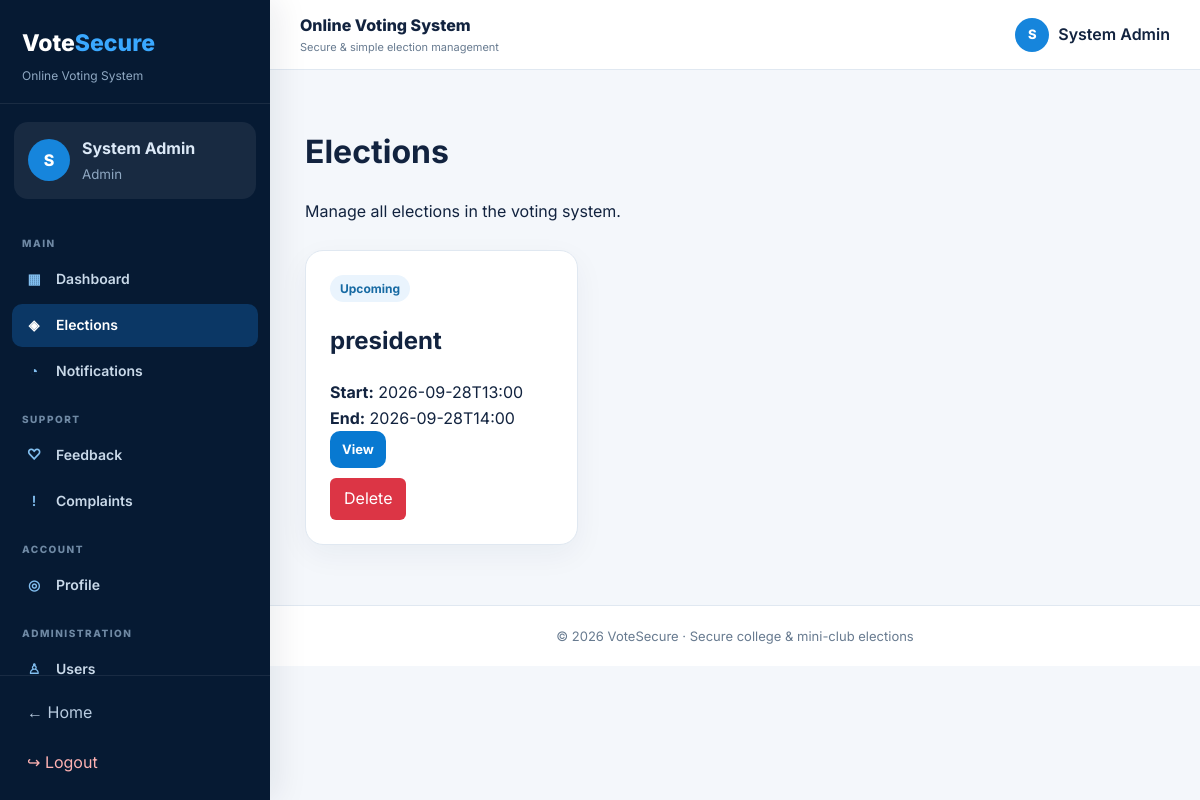
/elections (signed in), run on the app's committed database.
### tables this page shows
CREATE TABLE users(id INTEGER PRIMARY KEY AUTOINCREMENT,name TEXT NOT NULL,email TEXT UNIQUE NOT NULL,password_hash TEXT NOT NULL,role TEXT NOT NULL CHECK(role IN ('voter','candidate','admin')),phone TEXT,language TEXT DEFAULT 'English',accessibility INTEGER DEFAULT 0,is_active INTEGER DEFAULT 1,created_at TEXT NOT NULL);

CREATE TABLE elections(id INTEGER PRIMARY KEY AUTOINCREMENT,title TEXT NOT NULL,description TEXT,start_at TEXT NOT NULL,end_at TEXT NOT NULL,status TEXT NOT NULL DEFAULT 'Draft',created_by INTEGER,created_at TEXT NOT NULL,FOREIGN KEY(created_by) REFERENCES users(id));

### app.py (the view)
@app.route('/elections')
@login_required
def elections():
    rows = q(
        '''
        SELECT *
        FROM elections
        ORDER BY start_at DESC
        '''
    )
    return render_template(
        'elections.html',
        elections=rows
    )

### app.py (called while the page is built, shortened)
def get_db():
    if 'db' not in g:
        os.makedirs(
            os.path.dirname(DB_PATH),
            exist_ok=True
        )
        g.db = sqlite3.connect(DB_PATH)
        g.db.row_factory = sqlite3.Row
        g.db.execute(
            'PRAGMA foreign_keys=ON'
        )
    return g.db

def q(sql, args=(), one=False):
    cur = get_db().execute(sql, args)
    rows = cur.fetchall()
    cur.close()
    if one:
        return rows[0] if rows else None
    return rows

def login_required(fn):
    @wraps(fn)
    def wrap(*a, **kw):
        return fn(*a, **kw)
    return wrap

@app.context_processor
def common():
    unread = 0
    if session.get('user_id'):
        row = q(
            '''
            SELECT COUNT(*) AS c
            FROM notifications
            WHERE user_id=? AND is_read=0
            ''',
            (session['user_id'],),
            True
        )
        unread = row['c'] if row else 0
    current_user = None
    if session.get('user_id'):
        current_user = q(
            'SELECT * FROM users WHERE id=?',
            (session['user_id'],),
            True
        )
    return {
        'unread_notifications': unread,
        'current_user': current_user
    }

### templates/elections.html (shortened to what this page needs)
{% extends "base.html" %}
{% block content %}
<div class="page-header">
    <div>
        <h1>Elections</h1>
        <p>Manage all elections in the voting system.</p>
    </div>
</div>
<div class="grid three">
{% for e in elections %}
<article class="card election-card">
    <div class="card-top">
        <span class="badge">{{ e.status }}</span>
    </div>
    <h2>{{ e.title }}</h2>
    <div class="election-time">
        <strong>Start:</strong> {{ e.start_at }}
        <br>
        <strong>End:</strong> {{ e.end_at }}
    </div>
    <div class="card-actions">
        <a
            class="btn small"
            href="{{ url_for('election_detail', eid=e.id) }}"
        >
            View
        </a>
        <br>
        <form
            action="{{ url_for('delete_election', eid=e.id) }}"
            method="POST"
            onsubmit="return confirm('Are you sure you want to delete this election? This action cannot be undone.');"
        >
            <button
                type="submit"
                class="delete-btn"
            >
                Delete
            </button>
        </form>
    </div>
</article>
{% else %}
<div class="card empty-state">
    <h2>No Elections Found</h2>
    <p>There are currently no elections available.</p>
</div>
{% endfor %}
</div>
{% endblock %}

### templates/base.html (shortened to what this page needs)
<!doctype html>
<html lang="en">
<head>
    <link rel="stylesheet" href="{{ url_for('static', filename='css/style.css') }}">
</head>
<body>
    {% if current_user %}
        <div class="app-layout">
            <aside class="sidebar" id="sidebar">
                <div class="sidebar-brand">
                    <a href="{{ url_for('dashboard') }}" class="brand">Vote<span>Secure</span></a>
                    <p>Online Voting System</p>
                </div>
                <div class="sidebar-user">
                    <div class="avatar">{{ session.name[:1]|upper }}</div>
                    <div>
                        <strong>{{ session.name }}</strong>
                        <small>{{ session.role|capitalize }}</small>
                    </div>
                </div>
                <nav class="sidebar-nav" aria-label="Dashboard navigation">
                    <p class="nav-section-title">MAIN</p>
                    <a class="{% if request.endpoint in ['dashboard', 'voter_dashboard', 'candidate_dashboard', 'admin_dashboard'] %}active{% endif %}" href="{{ url_for('dashboard') }}">
                        <span>▦</span> Dashboard
                    </a>
                    <a class="{% if request.endpoint in ['elections', 'election_detail', 'vote', 'confirmation'] %}active{% endif %}" href="{{ url_for('elections') }}">
                        <span>◈</span> Elections
                    </a>
                    <a class="{% if request.endpoint == 'notifications' %}active{% endif %}" href="{{ url_for('notifications') }}">
                        <span>◔</span> Notifications
                    </a>
                    <p class="nav-section-title">SUPPORT</p>
                    <a class="{% if request.endpoint == 'feedback' %}active{% endif %}" href="{{ url_for('feedback') }}">
                        <span>♡</span> Feedback
                    </a>
                    <a class="{% if request.endpoint == 'complaints' %}active{% endif %}" href="{{ url_for('complaints') }}">
                        <span>!</span> Complaints
                    </a>
                    <p class="nav-section-title">ACCOUNT</p>
                    <a class="{% if request.endpoint == 'profile' %}active{% endif %}" href="{{ url_for('profile') }}">
                        <span>◎</span> Profile
                    </a>
                    {% if session.role == 'admin' %}
                        <p class="nav-section-title">ADMINISTRATION</p>
                        <a class="{% if request.endpoint == 'admin_users' %}active{% endif %}" href="{{ url_for('admin_users') }}">
                            <span>♙</span> Users
                        </a>
                    {% endif %}
                </nav>
                <div class="sidebar-bottom">
                    <a href="{{ url_for('index') }}">← Home</a>
                    <a href="{{ url_for('logout') }}" class="logout-link">↪ Logout</a>
                </div>
            </aside>
            <div class="dashboard-area">
                <header class="dashboard-topbar">
                    <div>
                        <span class="topbar-title">Online Voting System</span>
                        <small>Secure &amp; simple election management</small>
                    </div>
                    <a href="{{ url_for('profile') }}" class="topbar-profile">
                        <span class="avatar small">{{ session.name[:1]|upper }}</span>
                        <span>{{ session.name }}</span>
                    </a>
                </header>
                <main class="dashboard-content">
    {% endif %}
    {% block content %}{% endblock %}
    {% if current_user %}
                </main>
                <footer class="dashboard-footer">
                    © 2026 VoteSecure · Secure college &amp; mini-club elections
                </footer>
            </div>
        </div>
    {% else %}
        </main>
        <footer>
            © 2026 VoteSecure · Secure college &amp; mini-club elections
        </footer>
    {% endif %}
</body>
</html>

### static/css/style.css (style rules this page uses)
:root { --navy: #061a33; --blue: #0879d1; --blue-dark: #075fa5; --blue-soft: #e8f3fc; --text: #12233f; --muted: #687b90; --border: #e0e8f1; --bg: #f4f7fb; --white: #ffffff; --success: #176b3a; --danger: #a62929; }
* { box-sizing: border-box; }
html { scroll-behavior: smooth; }
body { margin: 0; font-family: Inter, Arial, sans-serif; background: var(--bg); color: var(--text); line-height: 1.6; }
a { color: var(--blue); }
button, input, select, textarea { font: inherit; }
.brand { color: var(--white); text-decoration: none; font-size: 23px; font-weight: 800; }
.brand span { color: #3aa8ff; }
.app-layout { min-height: 100vh; display: flex; }
.sidebar { width: 270px; min-width: 270px; background: #061a33; color: #dce9f7; display: flex; flex-direction: column; position: fixed; inset: 0 auto 0 0; z-index: 100; box-shadow: 8px 0 30px rgba(6, 26, 51, 0.08); }
.sidebar-brand { padding: 25px 22px 18px; border-bottom: 1px solid rgba(255, 255, 255, 0.08); }
.sidebar-brand p { margin: 4px 0 0; color: #8fa8c2; font-size: 12px; }
.sidebar-user { margin: 18px 14px; padding: 14px; border-radius: 14px; background: rgba(255, 255, 255, 0.07); display: flex; align-items: center; gap: 12px; }
.sidebar-user strong, .sidebar-user small { display: block; }
.sidebar-user small { color: #8fa8c2; margin-top: 2px; }
.avatar { width: 42px; height: 42px; border-radius: 50%; display: grid; place-items: center; flex: 0 0 auto; background: #1685dc; color: #fff; font-weight: 800; }
.avatar.small { width: 34px; height: 34px; font-size: 13px; }
.sidebar-nav { padding: 0 12px; overflow-y: auto; }
.nav-section-title { margin: 18px 10px 7px; color: #6f89a4; font-size: 10px; font-weight: 800; letter-spacing: 1.5px; }
.sidebar-nav a { display: flex; align-items: center; gap: 12px; min-height: 43px; padding: 10px 12px; margin: 3px 0; border-radius: 10px; color: #c9d9e9; text-decoration: none; font-size: 14px; font-weight: 600; transition: 0.2s ease; }
.sidebar-nav a span { width: 20px; text-align: center; color: #82bff0; }
.sidebar-nav a:hover, .sidebar-nav a.active { background: #0b3765; color: #fff; }
.sidebar-nav a.active span { color: #fff; }
.sidebar-bottom { margin-top: auto; padding: 15px; border-top: 1px solid rgba(255, 255, 255, 0.08); display: grid; gap: 7px; }
.sidebar-bottom a { color: #b9cce0; text-decoration: none; padding: 9px 12px; border-radius: 9px; }
.sidebar-bottom .logout-link { color: #ffb2b2; }
.dashboard-area { width: calc(100% - 270px); min-height: 100vh; margin-left: 270px; }
.dashboard-topbar { min-height: 70px; padding: 12px 30px; background: #fff; border-bottom: 1px solid var(--border); display: flex; align-items: center; gap: 15px; position: sticky; top: 0; z-index: 40; }
.topbar-title { display: block; font-weight: 800; color: var(--text); }
.dashboard-topbar small { display: block; color: var(--muted); font-size: 11px; }
.topbar-profile { margin-left: auto; display: flex; align-items: center; gap: 9px; color: var(--text); text-decoration: none; font-weight: 600; }
.dashboard-content { max-width: 1400px; margin: 0 auto; padding: 35px; }
.dashboard-footer { border-top: 1px solid var(--border); background: #fff; color: var(--muted); text-align: center; padding: 20px; font-size: 13px; }
footer { background: var(--navy); color: #b9c9da; text-align: center; padding: 25px; }
.hero-card, .card, .stat { background: var(--white); border: 1px solid var(--border); border-radius: 18px; padding: 24px; box-shadow: 0 10px 30px rgba(16, 46, 77, 0.05); }
.grid { display: grid; gap: 20px; margin: 25px 0; }
.grid.three { grid-template-columns: repeat(3, minmax(0, 1fr)); }
.btn { display: inline-block; border: 0; border-radius: 10px; background: var(--blue); color: #fff; padding: 12px 18px; text-decoration: none; cursor: pointer; font-weight: 700; transition: 0.2s ease; }
.btn.small { padding: 8px 12px; font-size: 13px; }
.badge { display: inline-block; background: #eaf4fd; color: #176aa3; border-radius: 20px; padding: 4px 10px; font-size: 12px; font-weight: 700; }
.delete-btn { background: #dc3545; color: white; border: none; padding: 8px 14px; margin-top: 10px; border-radius: 6px; }

### data on the page
users: name "System Admin", role "Admin"
elections: status "Upcoming", title "president", start_at "2026-09-28T13:00", end_at "2026-09-28T14:00"

### other printed values
{{ session.name[:1]|upper }} "S"
